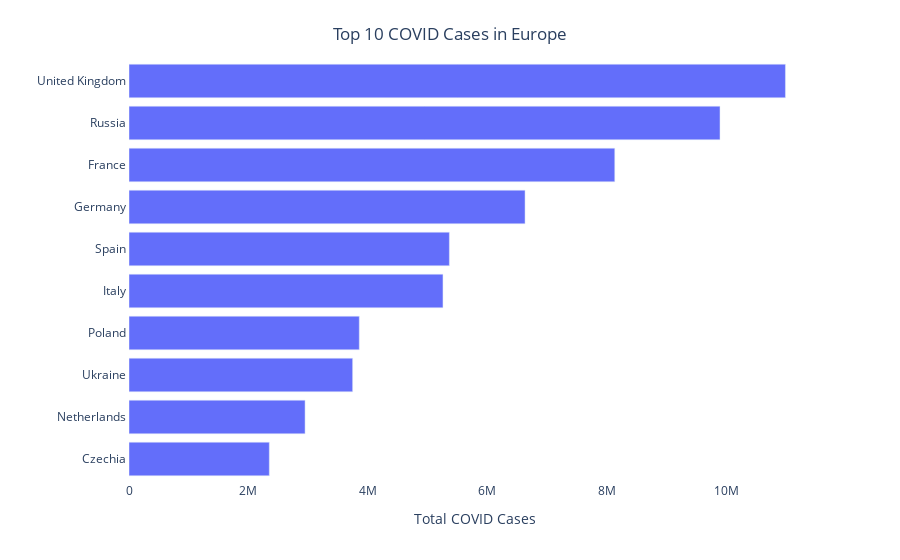

Notebook code for this chart:
### Code cell
fig = px.bar(top_10_total_cases, y="country", x="confirmed", orientation='h')

fig.update_layout(plot_bgcolor = "white",
                  xaxis = dict(title = "Total COVID Cases", linecolor = "white"),
                  yaxis = dict(title = " ", linecolor = "white"),
                  title={ 'text': "Top 10 COVID Cases in Europe",
                    'y':0.95,
                    'x':0.5})

fig.show()

### Figure 1 — Plotly figure (JSON) as saved in the notebook; plotly's stock layout.template omitted (floating-point values rounded to 4 significant figures)
{"data": [{"alignmentgroup": "True", "hovertemplate": "confirmed=%{x}<br>country=%{y}<extra></extra>", "legendgroup": "", "marker": {"color": "#636efa", "pattern": {"shape": ""}}, "name": "", "offsetgroup": "", "orientation": "h", "showlegend": false, "textposition": "auto", "type": "bar", "x": [2350338, 2949045, 3746106, 3857085, 5258886, 5366128, 6633666, 8136637, 9899139, 10995311], "xaxis": "x", "y": ["Czechia", "Netherlands", "Ukraine", "Poland", "Italy", "Spain", "Germany", "France", "Russia", "United Kingdom"], "yaxis": "y"}], "layout": {"barmode": "relative", "legend": {"tracegroupgap": 0}, "margin": {"t": 60}, "plot_bgcolor": "white", "title": {"text": "Top 10 COVID Cases in Europe", "x": 0.5, "y": 0.95}, "xaxis": {"anchor": "y", "domain": [0, 1], "linecolor": "white", "title": {"text": "Total COVID Cases"}}, "yaxis": {"anchor": "x", "domain": [0, 1], "linecolor": "white", "title": {"text": " "}}}}
